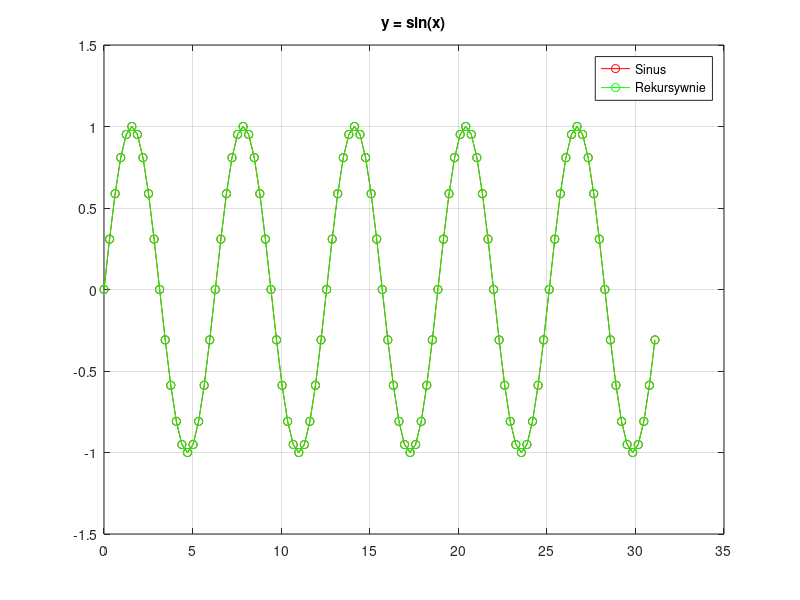
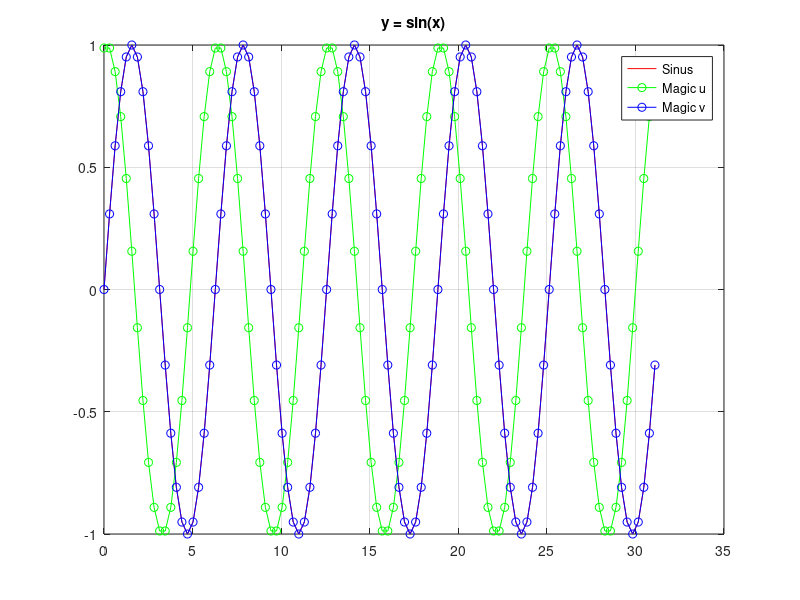
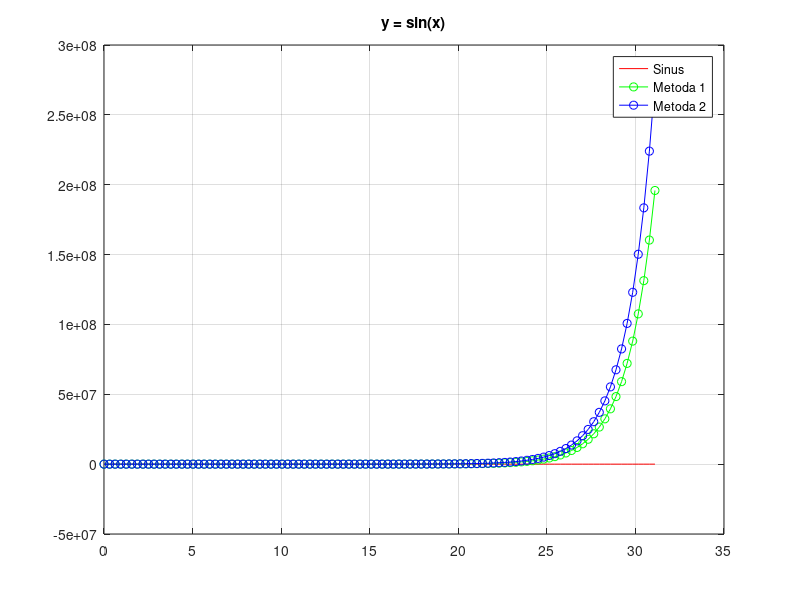

MATLAB code for these plots, in order:
clear all; close all;

% Wartości parametrów
x0 = 0; % 0, pi/4;
dx = pi/10;
N = 100;

% Odniesienie
n = 0:N-1;
x = x0 + n*dx;
y1 = sin(x);

% Metoda iteracyjna #1
y(1) = sin(x0 - 2*dx);
y(2) = sin(x0 - dx);
a = 2*cos(dx);
for n = 3 : N+2
    y(n) = a*y(n-1) - y(n-2);
end
y2 = y(3:end);

figure; 
plot(x, y1, 'ro-', x, y2, 'go-');
grid;
title('y = sin(x)');
legend('Sinus', 'Rekursywnie');
pause;

% Metoda iteracyjna #2
u(1) = cos(dx/2);
v(1) = 0;
b = 2*sin(dx/2);
for n = 2 : N
    u(n) = u(n-1) - b*v(n-1);
    v(n) = v(n-1) + b*u(n);
end
y3a = u(1:end);
y3b = v(1:end);

figure;
plot(x, y1, 'r', x, y3a, 'go-', x, y3b, 'bo-');
grid;
title('y = sin(x)');
legend('Sinus', 'Magic u', 'Magic v');
pause;

% Metoda iteracyjna #3 (równania 14.19-14.21)
k1 = tan(dx/2);
k2 = sin(dx);
u(1) = 1;
v(1) = 0;
for n = 2 : N
    u(n) = u(n-1) + k1*v(n-1);
    v(n) = v(n-1) + k2*u(n-1);
end
y4a = u(1:end);
y4b = v(1:end);

figure;
plot(x, y1, 'r', x, y4a, 'go-', x, y4b, 'bo-');
grid;
title('y = sin(x)');
legend('Sinus', 'Metoda 1', 'Metoda 2');
